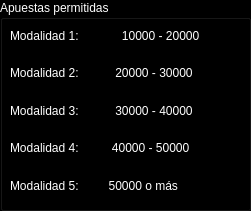
  <widget class="QGroupBox" name="groupBox">
   <property name="geometry">
    <rect>
     <x>480</x>
     <y>340</y>
     <width>251</width>
     <height>211</height>
    </rect>
   </property>
   <property name="palette">
    <palette>
     <active>
      <colorrole role="WindowText">
       <brush brushstyle="SolidPattern">
        <color alpha="255">
         <red>255</red>
         <green>255</green>
         <blue>255</blue>
        </color>
       </brush>
      </colorrole>
      <colorrole role="Button">
       <brush brushstyle="SolidPattern">
        <color alpha="255">
         <red>0</red>
         <green>0</green>
         <blue>0</blue>
        </color>
       </brush>
      </colorrole>
      <colorrole role="Light">
       <brush brushstyle="SolidPattern">
        <color alpha="255">
         <red>0</red>
         <green>0</green>
         <blue>0</blue>
        </color>
       </brush>
      </colorrole>
      <colorrole role="Midlight">
       <brush brushstyle="SolidPattern">
        <color alpha="255">
         <red>0</red>
         <green>0</green>
         <blue>0</blue>
        </color>
       </brush>
      </colorrole>
      <colorrole role="Dark">
       <brush brushstyle="SolidPattern">
        <color alpha="255">
         <red>0</red>
         <green>0</green>
         <blue>0</blue>
        </color>
       </brush>
      </colorrole>
      <colorrole role="Mid">
       <brush brushstyle="SolidPattern">
        <color alpha="255">
         <red>0</red>
         <green>0</green>
         <blue>0</blue>
        </color>
       </brush>
      </colorrole>
      <colorrole role="Text">
       <brush brushstyle="SolidPattern">
        <color alpha="255">
         <red>255</red>
         <green>255</green>
         <blue>255</blue>
        </color>
       </brush>
      </colorrole>
      <colorrole role="BrightText">
       <brush brushstyle="SolidPattern">
        <color alpha="255">
         <red>255</red>
         <green>255</green>
         <blue>255</blue>
        </color>
       </brush>
      </colorrole>
      <colorrole role="ButtonText">
       <brush brushstyle="SolidPattern">
        <color alpha="255">
         <red>255</red>
         <green>255</green>
         <blue>255</blue>
        </color>
       </brush>
      </colorrole>
      <colorrole role="Base">
       <brush brushstyle="SolidPattern">
        <color alpha="255">
         <red>0</red>
         <green>0</green>
         <blue>0</blue>
        </color>
       </brush>
      </colorrole>
      <colorrole role="Window">
       <brush brushstyle="SolidPattern">
        <color alpha="255">
         <red>0</red>
         <green>0</green>
         <blue>0</blue>
        </color>
       </brush>
      </colorrole>
      <colorrole role="Shadow">
       <brush brushstyle="SolidPattern">
        <color alpha="255">
         <red>0</red>
         <green>0</green>
         <blue>0</blue>
        </color>
       </brush>
      </colorrole>
      <colorrole role="AlternateBase">
       <brush brushstyle="SolidPattern">
        <color alpha="255">
         <red>0</red>
         <green>0</green>
         <blue>0</blue>
        </color>
       </brush>
      </colorrole>
      <colorrole role="ToolTipBase">
       <brush brushstyle="SolidPattern">
        <color alpha="255">
         <red>255</red>
         <green>255</green>
         <blue>220</blue>
        </color>
       </brush>
      </colorrole>
      <colorrole role="ToolTipText">
       <brush brushstyle="SolidPattern">
        <color alpha="255">
         <red>0</red>
         <green>0</green>
         <blue>0</blue>
        </color>
       </brush>
      </colorrole>
     </active>
     <inactive>
      <colorrole role="WindowText">
       <brush brushstyle="SolidPattern">
        <color alpha="255">
         <red>255</red>
         <green>255</green>
         <blue>255</blue>
        </color>
       </brush>
      </colorrole>
      <colorrole role="Button">
       <brush brushstyle="SolidPattern">
        <color alpha="255">
         <red>0</red>
         <green>0</green>
         <blue>0</blue>
        </color>
       </brush>
      </colorrole>
      <colorrole role="Light">
       <brush brushstyle="SolidPattern">
        <color alpha="255">
         <red>0</red>
         <green>0</green>
         <blue>0</blue>
        </color>
       </brush>
      </colorrole>
      <colorrole role="Midlight">
       <brush brushstyle="SolidPattern">
        <color alpha="255">
         <red>0</red>
         <green>0</green>
         <blue>0</blue>
        </color>
       </brush>
      </colorrole>
      <colorrole role="Dark">
       <brush brushstyle="SolidPattern">
        <color alpha="255">
         <red>0</red>
         <green>0</green>
         <blue>0</blue>
        </color>
       </brush>
      </colorrole>
      <colorrole role="Mid">
       <brush brushstyle="SolidPattern">
        <color alpha="255">
         <red>0</red>
         <green>0</green>
         <blue>0</blue>
        </color>
       </brush>
      </colorrole>
      <colorrole role="Text">
       <brush brushstyle="SolidPattern">
        <color alpha="255">
         <red>255</red>
         <green>255</green>
         <blue>255</blue>
        </color>
       </brush>
      </colorrole>
      <colorrole role="BrightText">
       <brush brushstyle="SolidPattern">
        <color alpha="255">
         <red>255</red>
         <green>255</green>
         <blue>255</blue>
        </color>
       </brush>
      </colorrole>
      <colorrole role="ButtonText">
       <brush brushstyle="SolidPattern">
        <color alpha="255">
         <red>255</red>
         <green>255</green>
         <blue>255</blue>
        </color>
       </brush>
      </colorrole>
      <colorrole role="Base">
       <brush brushstyle="SolidPattern">
        <color alpha="255">
         <red>0</red>
         <green>0</green>
         <blue>0</blue>
        </color>
       </brush>
      </colorrole>
      <colorrole role="Window">
       <brush brushstyle="SolidPattern">
        <color alpha="255">
         <red>0</red>
         <green>0</green>
         <blue>0</blue>
        </color>
       </brush>
      </colorrole>
      <colorrole role="Shadow">
       <brush brushstyle="SolidPattern">
        <color alpha="255">
         <red>0</red>
         <green>0</green>
         <blue>0</blue>
        </color>
       </brush>
      </colorrole>
      <colorrole role="AlternateBase">
       <brush brushstyle="SolidPattern">
        <color alpha="255">
         <red>0</red>
         <green>0</green>
         <blue>0</blue>
        </color>
       </brush>
      </colorrole>
      <colorrole role="ToolTipBase">
       <brush brushstyle="SolidPattern">
        <color alpha="255">
         <red>255</red>
         <green>255</green>
         <blue>220</blue>
        </color>
       </brush>
      </colorrole>
      <colorrole role="ToolTipText">
       <brush brushstyle="SolidPattern">
        <color alpha="255">
         <red>0</red>
         <green>0</green>
         <blue>0</blue>
        </color>
       </brush>
      </colorrole>
     </inactive>
     <disabled>
      <colorrole role="WindowText">
       <brush brushstyle="SolidPattern">
        <color alpha="255">
         <red>0</red>
         <green>0</green>
         <blue>0</blue>
        </color>
       </brush>
      </colorrole>
      <colorrole role="Button">
       <brush brushstyle="SolidPattern">
        <color alpha="255">
         <red>0</red>
         <green>0</green>
         <blue>0</blue>
        </color>
       </brush>
      </colorrole>
      <colorrole role="Light">
       <brush brushstyle="SolidPattern">
        <color alpha="255">
         <red>0</red>
         <green>0</green>
         <blue>0</blue>
        </color>
       </brush>
      </colorrole>
      <colorrole role="Midlight">
       <brush brushstyle="SolidPattern">
        <color alpha="255">
         <red>0</red>
         <green>0</green>
         <blue>0</blue>
        </color>
       </brush>
      </colorrole>
      <colorrole role="Dark">
       <brush brushstyle="SolidPattern">
        <color alpha="255">
         <red>0</red>
         <green>0</green>
         <blue>0</blue>
        </color>
       </brush>
      </colorrole>
      <colorrole role="Mid">
       <brush brushstyle="SolidPattern">
        <color alpha="255">
         <red>0</red>
         <green>0</green>
         <blue>0</blue>
        </color>
       </brush>
      </colorrole>
      <colorrole role="Text">
       <brush brushstyle="SolidPattern">
        <color alpha="255">
         <red>0</red>
         <green>0</green>
         <blue>0</blue>
        </color>
       </brush>
      </colorrole>
      <colorrole role="BrightText">
       <brush brushstyle="SolidPattern">
        <color alpha="255">
         <red>255</red>
         <green>255</green>
         <blue>255</blue>
        </color>
       </brush>
      </colorrole>
      <colorrole role="ButtonText">
       <brush brushstyle="SolidPattern">
        <color alpha="255">
         <red>0</red>
         <green>0</green>
         <blue>0</blue>
        </color>
       </brush>
      </colorrole>
      <colorrole role="Base">
       <brush brushstyle="SolidPattern">
        <color alpha="255">
         <red>0</red>
         <green>0</green>
         <blue>0</blue>
        </color>
       </brush>
      </colorrole>
      <colorrole role="Window">
       <brush brushstyle="SolidPattern">
        <color alpha="255">
         <red>0</red>
         <green>0</green>
         <blue>0</blue>
        </color>
       </brush>
      </colorrole>
      <colorrole role="Shadow">
       <brush brushstyle="SolidPattern">
        <color alpha="255">
         <red>0</red>
         <green>0</green>
         <blue>0</blue>
        </color>
       </brush>
      </colorrole>
      <colorrole role="AlternateBase">
       <brush brushstyle="SolidPattern">
        <color alpha="255">
         <red>0</red>
         <green>0</green>
         <blue>0</blue>
        </color>
       </brush>
      </colorrole>
      <colorrole role="ToolTipBase">
       <brush brushstyle="SolidPattern">
        <color alpha="255">
         <red>255</red>
         <green>255</green>
         <blue>220</blue>
        </color>
       </brush>
      </colorrole>
      <colorrole role="ToolTipText">
       <brush brushstyle="SolidPattern">
        <color alpha="255">
         <red>0</red>
         <green>0</green>
         <blue>0</blue>
        </color>
       </brush>
      </colorrole>
     </disabled>
    </palette>
   </property>
   <property name="title">
    <string>Apuestas permitidas</string>
   </property>
   <widget class="QWidget" name="verticalLayoutWidget_2">
    <property name="geometry">
     <rect>
      <x>10</x>
      <y>20</y>
      <width>231</width>
      <height>181</height>
     </rect>
    </property>
    <layout class="QVBoxLayout" name="verticalLayout_2">
     <item>
      <widget class="QLabel" name="label_7">
       <property name="text">
        <string>Modalidad 1:             10000 - 20000</string>
       </property>
      </widget>
     </item>
     <item>
      <widget class="QLabel" name="label_8">
       <property name="text">
        <string>Modalidad 2:           20000 - 30000</string>
       </property>
      </widget>
     </item>
     <item>
      <widget class="QLabel" name="label_9">
       <property name="text">
        <string>Modalidad 3:           30000 - 40000</string>
       </property>
      </widget>
     </item>
     <item>
      <widget class="QLabel" name="label_10">
       <property name="text">
        <string>Modalidad 4:          40000 - 50000</string>
       </property>
      </widget>
     </item>
     <item>
      <widget class="QLabel" name="label_6">
       <property name="text">
        <string>Modalidad 5:         50000 o más</string>
       </property>
      </widget>
     </item>
    </layout>
   </widget>
  </widget>
